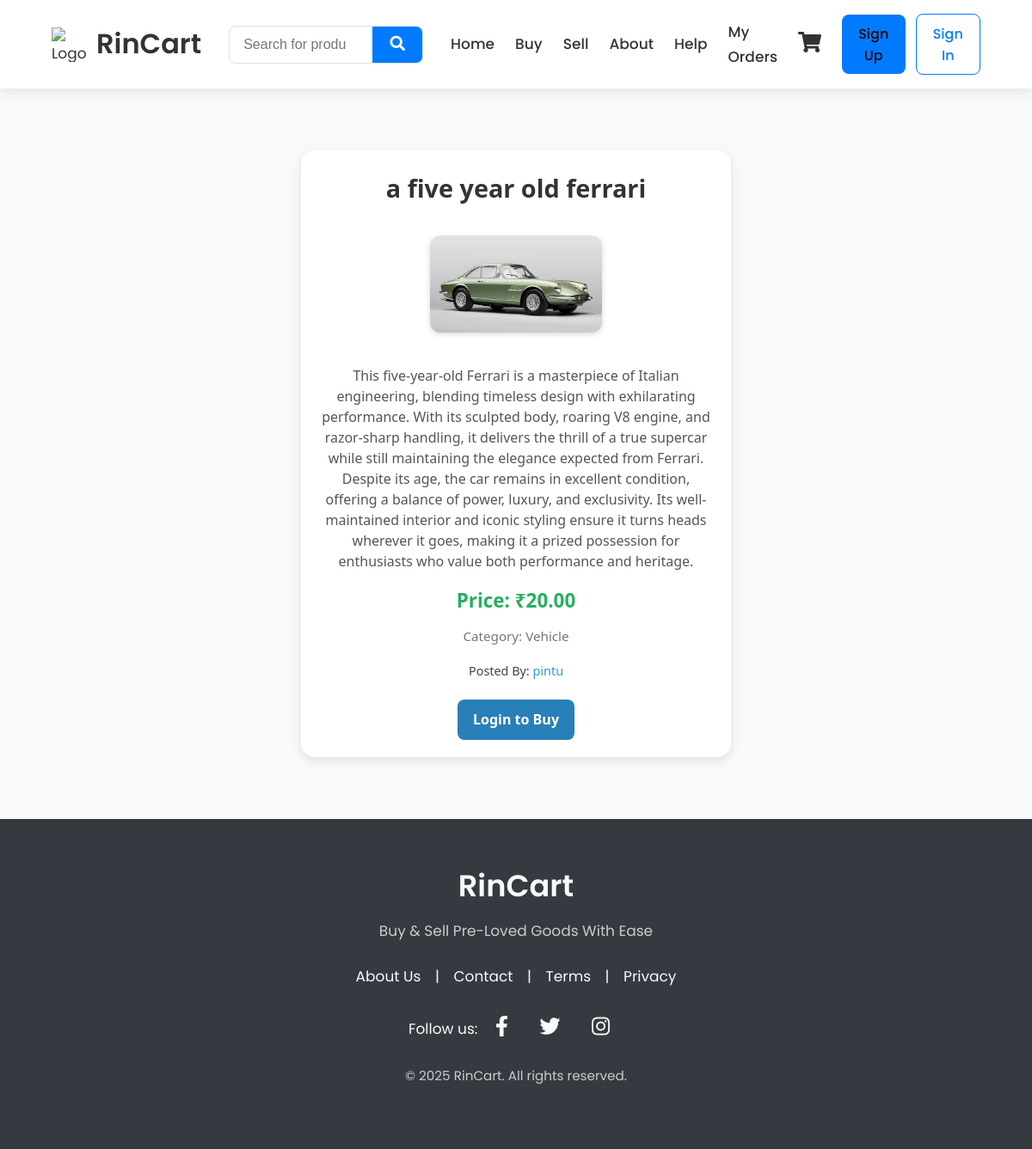
/product/a-five-year-old-ferrari/, run on the app's committed database.
### user_info/models.py (models this page shows, shortened)
class Product(models.Model):
    categories = [
        ("Electronics", "Electronics"),
        ("Books", "Books"),
        ("Vehicle", "Vehicle"),
        ("Houses & Flat for Rent", "Houses & Flat for Rent"),
        ("Houses & Flat for Sell", "Houses & Flat for Sell"),
        ("furniture", "Furniture"),
    ]
    title = models.CharField(max_length=200)
    description = models.TextField()
    price = models.DecimalField(max_digits=10, decimal_places=2)
    category = models.CharField(max_length=50, choices=categories)
    image = models.ImageField(
        upload_to='product_images/', blank=True, null=True)
    slug = models.SlugField(max_length=50,
                            blank=False,
                            null=False,
                            db_index=True,
                            help_text="unique URL path for the post")
    posted_by = models.ForeignKey(User,on_delete=models.CASCADE,blank=True,null = True)

### user_info/views.py (the view)
# urls.py: path('product/<slug:slug>/', views.product_detail, name='product_detail'),
def product_detail(request, slug):
    identified_product = get_object_or_404(Product, slug=slug)
    return render(request, "user_info/product_detail.html", {
        "identified_product": identified_product,
    })

### user_info/templates/user_info/product_detail.html (shortened to what this page needs)
{% extends "user_info/base.html" %}
{% load static %}
{% block extra_head %}
<link rel="stylesheet" href="{% static 'user_info/detail.css' %}">
{% endblock extra_head %}
{% block content %}
<article class="product-card">
    <h2 class="title">{{ identified_product.title }}</h2>
    {% if identified_product.image %}
        <img src="{{ identified_product.image.url }}" alt="{{ identified_product.name }}" width="150">
    {% endif %}
    <p class="description">{{ identified_product.description }}</p>
    <p class="price">Price: ₹{{ identified_product.price }}</p>
    <p class="category">Category: {{ identified_product.category }}</p>
    <p class="posted-by">Posted By:
        {% if identified_product.posted_by.is_authenticated and identified_product.posted_by.seller_profile %}
            <a href="{% url 'seller_profile' identified_product.posted_by.seller_profile.slug %}">
                {{ identified_product.posted_by.username }}
            </a>
        {% else %}
            {{ identified_product.posted_by.username }}
        {% endif %}
    </p>
    {% if user.is_authenticated %}
        <form method="post" action="{% url 'address' identified_product.id %}">
            {% csrf_token %}
            <button type="submit" class="btn btn-success">Buy Now</button>
        </form>
    {% else %}
        <a href="{% url 'login' %}?next={% url 'buy' identified_product.id %}" class="btn btn-primary">
            Login to Buy
        </a>
    {% endif %}
</article>
{% endblock content %}

### user_info/templates/user_info/base.html (shortened to what this page needs)
{% load static %}
<!DOCTYPE html>
<html lang="en">
  <head>
    <link rel="stylesheet" href="{% static 'user_info/style.css' %}" />
    <link
      rel="stylesheet"
      href="https://cdnjs.cloudflare.com/ajax/libs/font-awesome/5.15.4/css/all.min.css"
    />
    {% block extra_head %}{% endblock extra_head %}
  </head>
  <body>
    <header class="header-section">
      <nav class="nav-bar">
        <div class="logo-container">
          <img
            src="{% static 'user_info/logo.png' %}"
            alt="Logo"
            class="logo"
          />
          <h1>RinCart</h1>
        </div>
        <form method="GET" action="{% url 'search_result' %}" class="search-form">
          <div class="search-container">
            <input type="search" name="query" placeholder="Search for products..." />
            <button type="submit" class="search-button">
              <i class="fas fa-search"></i>
            </button>
          </div>
        </form>
        <div class="navigation-section">
          <a href="{% url 'homepage' %}">Home</a>
          <a href="{% url 'buy' %}">Buy</a>
          <a href="{% url 'sell' %}">Sell</a>
          <a href="{% url 'about' %}">About</a>
          <a href="{% url 'help' %}">Help</a>
          <a href="{% url 'order-placed' %}">My Orders</a>
          <a href="{% url 'cart_view' %}" class="cart-link" aria-label="View Shopping Cart">
            <i class="fas fa-shopping-cart"></i>
          </a>
          {% if user.is_authenticated %}
          <div class="user-actions">
            <p class="user_name">Welcome, {{ user.username }}!</p>
            <a href="{% url 'logout' %}" class="logout-button">Logout</a>
          </div>
          {% else %}
          <div class="user-actions">
            <button class="sign-up-button">Sign Up</button>
            <button class="sign-in-button">Sign In</button>
          </div>
          {% endif %}
        </div>
      </nav>
    </header>
    <main class="main-content">
        {% block content %}{% endblock content %}
    </main>
    <footer class="page-footer">
      <div class="footer-content">
        <h2>RinCart</h2>
        <p>Buy & Sell Pre-Loved Goods With Ease</p>
        <nav class="footer-links must-read">
          <a href="/about">About Us</a> | <a href="/help">Contact</a> |
          <a href="/terms">Terms</a> |
          <a href="/privacy">Privacy</a>
        </nav>
        <div class="social-links connect">
          Follow us:
          <a href="#" aria-label="Facebook"><i class="fab fa-facebook-f"></i></a>
          <a href="#" aria-label="Twitter"><i class="fab fa-twitter"></i></a>
          <a href="#" aria-label="Instagram"><i class="fab fa-instagram"></i></a>
        </div>
        <p class="copyright">&copy; 2025 RinCart. All rights reserved.</p>
      </div>
    </footer>
  </body>
</html>

### user_info/static/user_info/style.css (style rules this page uses)
:root { --primary-color: #007bff; --primary-hover: #0056b3; --secondary-color: #6c757d; --text-color: #333; --background-color: #f8f9fa; --header-bg: #ffffff; --footer-bg: #343a40; --footer-text: #f8f9fa; --border-radius: 8px; --box-shadow: 0 4px 12px rgba(0, 0, 0, 0.08); --transition-speed: 0.3s ease; }
* { box-sizing: border-box; margin: 0; padding: 0; }
body { font-family: "Poppins", sans-serif; font-size: 17px; background-color: var(--background-color); color: var(--text-color); line-height: 1.7; display: flex; flex-direction: column; min-height: 100vh; }
h1, h2 { font-weight: 600; }
a { text-decoration: none; color: var(--primary-color); transition: color var(--transition-speed); }
img { max-width: 100%; height: auto; }
.header-section { background-color: var(--header-bg); box-shadow: var(--box-shadow); padding: 1rem 5%; position: sticky; top: 0; z-index: 1000; width: 100%; }
.nav-bar { display: flex; justify-content: space-between; align-items: center; max-width: 1400px; margin: 0 auto; }
.logo-container { display: flex; align-items: center; gap: 0.75rem; }
.logo-container h1 { font-size: 2rem; color: var(--text-color); }
.logo { height: 40px; width: 40px; }
.search-form { flex-grow: 1; max-width: 500px; margin: 0 2rem; }
.search-container { display: flex; width: 100%; border: 1px solid #ddd; border-radius: var(--border-radius); overflow: hidden; transition: box-shadow var(--transition-speed); }
.search-container input[type="search"] { border: none; padding: 0.75rem 1rem; font-size: 1rem; width: 100%; outline: none; }
.search-button { background-color: var(--primary-color); border: none; color: white; padding: 0 1.25rem; cursor: pointer; font-size: 1.1rem; transition: background-color var(--transition-speed); }
.navigation-section { display: flex; align-items: center; gap: 1.5rem; }
.navigation-section a { color: var(--text-color); font-weight: 500; position: relative; padding: 0.25rem 0; }
.navigation-section a::after { content: ""; position: absolute; bottom: 0; left: 0; width: 100%; height: 2px; background-color: var(--primary-color); transform: scaleX(0); transform-origin: bottom right; transition: transform var(--transition-speed); }
.cart-link i { font-size: 1.5rem; transition: transform var(--transition-speed); }
.user-actions { display: flex; align-items: center; gap: 0.75rem; }
.sign-up-button, .sign-in-button, .logout-button { border: none; padding: 0.6rem 1.2rem; border-radius: var(--border-radius); cursor: pointer; font-weight: 500; font-family: "Poppins", sans-serif; transition: all var(--transition-speed); font-size: 1rem; }
.sign-up-button { background-color: var(--primary-color); color: rgb(38, 4, 4); }
.sign-in-button { background-color: transparent; color: var(--primary-color); border: 1px solid var(--primary-color); }
.main-content { flex-grow: 1; padding: 2rem 5%; }
.page-footer { background-color: var(--footer-bg); color: var(--footer-text); padding: 3rem 1rem; text-align: center; }
.footer-content h2 { font-size: 2.2rem; margin-bottom: 0.5rem; }
.footer-content p { margin-bottom: 1.5rem; color: #ccc; }
.footer-links a { color: var(--footer-text); margin: 0 0.75rem; transition: text-decoration var(--transition-speed); }
.social-links { margin: 1.5rem 0; }
.social-links a { color: var(--footer-text); font-size: 1.5rem; margin: 0 1rem; transition: transform var(--transition-speed), color var(--transition-speed); }
.copyright { margin-top: 1.5rem; font-size: 0.95rem; color: #aaa; }

### data on the page
Product: title "a five year old ferrari", image (picture), description "This five-year-old Ferrari is a masterpiece of Italian engineering, blending timeless design with exhilarating performance. With its sculpted body, roaring V8 engine, and razor-sharp handling, it delivers the thrill of a true supercar while still maintaining the elegance expected from Ferrari. Despite its age, the car remains in excellent condition, offering a balance of power, luxury, and exclusivity. Its well-maintained interior and iconic styling ensure it turns heads wherever it goes, making it a prized possession for enthusiasts who value both performance and heritage.", price "20.00", category "Vehicle", posted_by.username "pintu"
